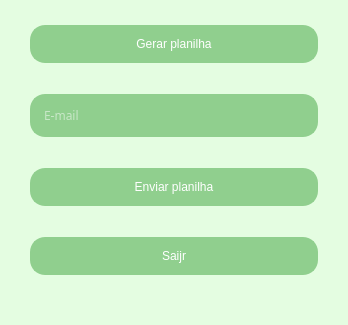
<?xml version="1.0" encoding="UTF-8"?>
<ui version="4.0">
 <class>MainWindow</class>
 <widget class="QMainWindow" name="MainWindow">
  <property name="geometry">
   <rect>
    <x>0</x>
    <y>0</y>
    <width>348</width>
    <height>325</height>
   </rect>
  </property>
  <property name="palette">
   <palette>
    <active>
     <colorrole role="Button">
      <brush brushstyle="SolidPattern">
       <color alpha="255">
        <red>228</red>
        <green>253</green>
        <blue>225</blue>
       </color>
      </brush>
     </colorrole>
     <colorrole role="Base">
      <brush brushstyle="SolidPattern">
       <color alpha="255">
        <red>228</red>
        <green>253</green>
        <blue>225</blue>
       </color>
      </brush>
     </colorrole>
     <colorrole role="Window">
      <brush brushstyle="SolidPattern">
       <color alpha="255">
        <red>228</red>
        <green>253</green>
        <blue>225</blue>
       </color>
      </brush>
     </colorrole>
    </active>
    <inactive>
     <colorrole role="Button">
      <brush brushstyle="SolidPattern">
       <color alpha="255">
        <red>228</red>
        <green>253</green>
        <blue>225</blue>
       </color>
      </brush>
     </colorrole>
     <colorrole role="Base">
      <brush brushstyle="SolidPattern">
       <color alpha="255">
        <red>228</red>
        <green>253</green>
        <blue>225</blue>
       </color>
      </brush>
     </colorrole>
     <colorrole role="Window">
      <brush brushstyle="SolidPattern">
       <color alpha="255">
        <red>228</red>
        <green>253</green>
        <blue>225</blue>
       </color>
      </brush>
     </colorrole>
    </inactive>
    <disabled>
     <colorrole role="Button">
      <brush brushstyle="SolidPattern">
       <color alpha="255">
        <red>228</red>
        <green>253</green>
        <blue>225</blue>
       </color>
      </brush>
     </colorrole>
     <colorrole role="Base">
      <brush brushstyle="SolidPattern">
       <color alpha="255">
        <red>228</red>
        <green>253</green>
        <blue>225</blue>
       </color>
      </brush>
     </colorrole>
     <colorrole role="Window">
      <brush brushstyle="SolidPattern">
       <color alpha="255">
        <red>228</red>
        <green>253</green>
        <blue>225</blue>
       </color>
      </brush>
     </colorrole>
    </disabled>
   </palette>
  </property>
  <property name="font">
   <font>
    <family>Gotham Book</family>
    <pointsize>9</pointsize>
   </font>
  </property>
  <property name="windowTitle">
   <string>Descontos Veganos</string>
  </property>
  <property name="styleSheet">
   <string notr="true">background-color: #E4FDE1;
</string>
  </property>
  <widget class="QWidget" name="centralwidget">
   <layout class="QVBoxLayout" name="verticalLayout">
    <property name="leftMargin">
     <number>0</number>
    </property>
    <property name="topMargin">
     <number>0</number>
    </property>
    <property name="rightMargin">
     <number>0</number>
    </property>
    <item>
     <widget class="QPushButton" name="btn_gerarPlanilha_2">
      <property name="styleSheet">
       <string notr="true">


QPushButton{
	border: 2px solid #90CF8E;
	border-radius: 15px;
	padding: 10px;
	background-color:#90CF8E;
	color:white;

	
	box-shadow: 0px 8px 24px rgba(149, 157, 165, 0.2) ;
margin-botton: 10px;
	margin-top: 10px;
	margin-right: 30px;
	margin-left:30px;
}
QPushButton:hover{
	border: 2px solid #A7DCA5;
}

</string>
      </property>
      <property name="text">
       <string>Gerar planilha</string>
      </property>
     </widget>
    </item>
    <item>
     <widget class="QLineEdit" name="lineEdit">
      <property name="font">
       <font>
        <family>Gotham</family>
       </font>
      </property>
      <property name="styleSheet">
       <string notr="true">


QLineEdit{
	border: 2px solid #90CF8E;
	border-radius: 15px;
	padding: 10px;
	background-color:#90CF8E;
	color:white;
	box-shadow: 0px 8px 24px rgba(149, 157, 165, 0.2) ;
	margin-botton: 10px;
	margin-top: 10px;
	margin-right: 30px;
	margin-left:30px;
}QLineEdit:hover{
	border: 2px solid #A7DCA5;
}

QLineEdit:focus{background-color: #C6EDC3;
	color: #48684f;
border: 2px solid #A7DCA5;}

</string>
      </property>
      <property name="text">
       <string/>
      </property>
      <property name="placeholderText">
       <string>E-mail</string>
      </property>
     </widget>
    </item>
    <item>
     <widget class="QPushButton" name="btn_sendEmail">
      <property name="styleSheet">
       <string notr="true">


QPushButton{
	border: 2px solid #90CF8E;
	border-radius: 15px;
	padding: 10px;
	background-color:#90CF8E;
	color:white;

	
	box-shadow: 0px 8px 24px rgba(149, 157, 165, 0.2) ;
margin-botton: 10px;
	margin-top: 10px;
	margin-right: 30px;
	margin-left:30px;
}
QPushButton:hover{
	border: 2px solid #A7DCA5;
}

</string>
      </property>
      <property name="text">
       <string>Enviar planilha</string>
      </property>
     </widget>
    </item>
    <item>
     <widget class="QPushButton" name="btn_sair">
      <property name="styleSheet">
       <string notr="true">


QPushButton{
	border: 2px solid #90CF8E;
	border-radius: 15px;
	padding: 10px;
	background-color:#90CF8E;
	color:white;

	
	box-shadow: 0px 8px 24px rgba(149, 157, 165, 0.2) ;
margin-botton: 1px;
	margin-top: 10px;
	margin-right: 30px;
	margin-left:30px;
}
QPushButton:hover{
	border: 2px solid #A7DCA5;
}

</string>
      </property>
      <property name="text">
       <string>Saijr</string>
      </property>
     </widget>
    </item>
   </layout>
  </widget>
  <widget class="QStatusBar" name="statusbar"/>
 </widget>
 <resources>
  <include location="ICONS/file_rc.qrc"/>
 </resources>
 <connections>
  <connection>
   <sender>btn_sair</sender>
   <signal>clicked()</signal>
   <receiver>MainWindow</receiver>
   <slot>close()</slot>
   <hints>
    <hint type="sourcelabel">
     <x>193</x>
     <y>432</y>
    </hint>
    <hint type="destinationlabel">
     <x>193</x>
     <y>275</y>
    </hint>
   </hints>
  </connection>
 </connections>
</ui>
